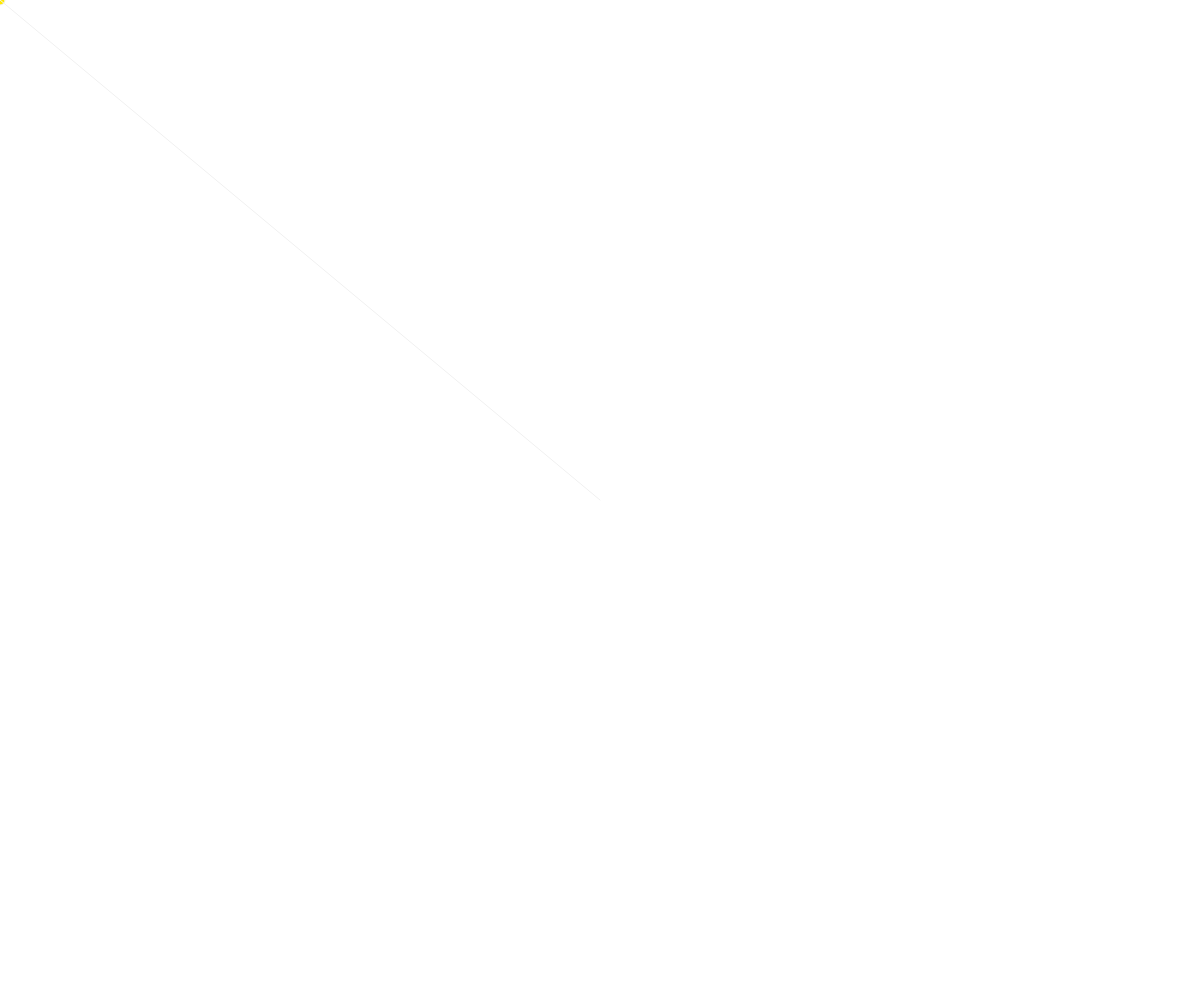
Frame 1 (no input)
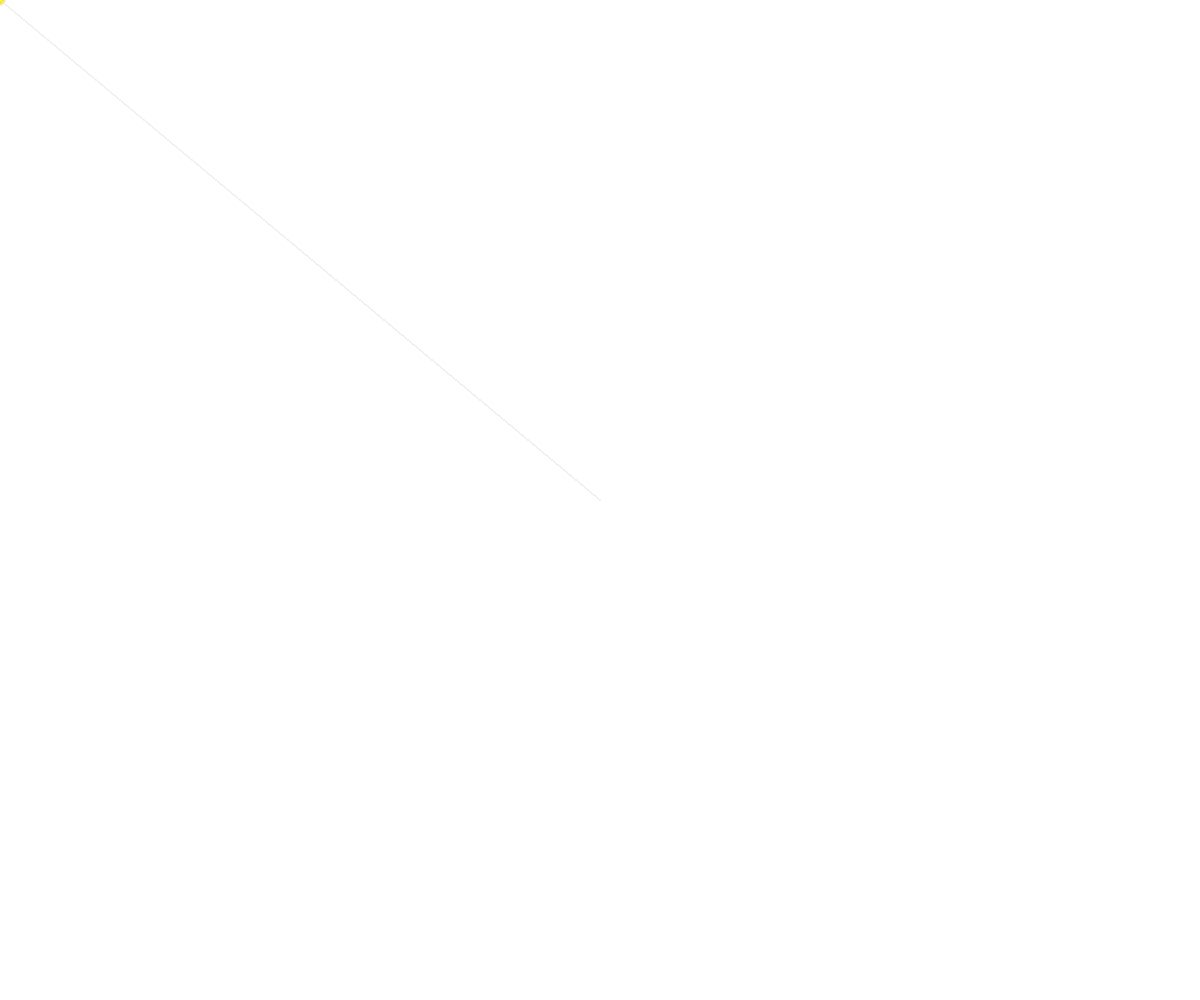
Frame 60 (no input)
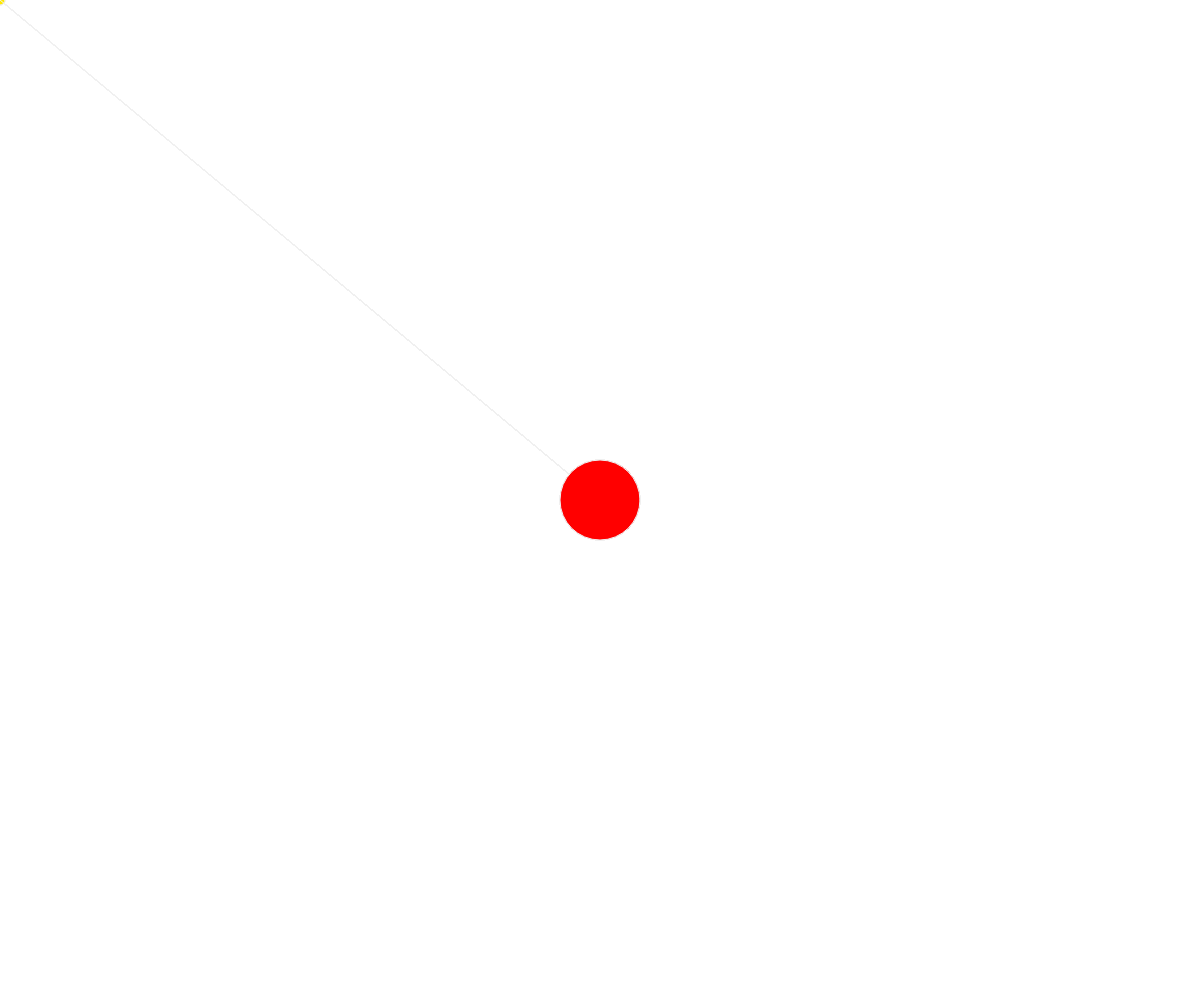
Frame 120 (the mouse pressed at the canvas centre since frame 60)

The p5.js sketch that drew these frames (run headless with seeded random() and noise() and a simulated clock; from frame 60 on, the mouse is pressed at the canvas centre):

// p5.js sketch
// ── sketch.js
let counter = 0;

function setup() {
  createCanvas(innerWidth, innerHeight);
}

function draw() {
  if (mouseIsPressed && counter === 0) {
    counter === 1;
    fill(255, 0, 0);
    ellipse(mouseX, mouseY, 80, 80);
    console.log(counter);
  } else if (mouseIsPressed && counter === 1) {
    counter === 2;
    ellipse(mouseX, mouseY, 80, 80);
    fill(0, 255, 0);
    console.log(counter);
  } else if (mouseIsPressed && counter === 2) {
    counter === 0;
    ellipse(mouseX, mouseY, 80, 80);
    fill(0, 0, 255);
    console.log(counter);
  } else {
    fill(255, 233, 0);
    stroke(240);
    ellipse(mouseX, mouseY, 10, 10);
    line(mouseX, mouseY, innerWidth / 2, innerHeight / 2);
  }
}

function keyTyped() {
  line(mouseX, mouseY, 10, 40);
}
